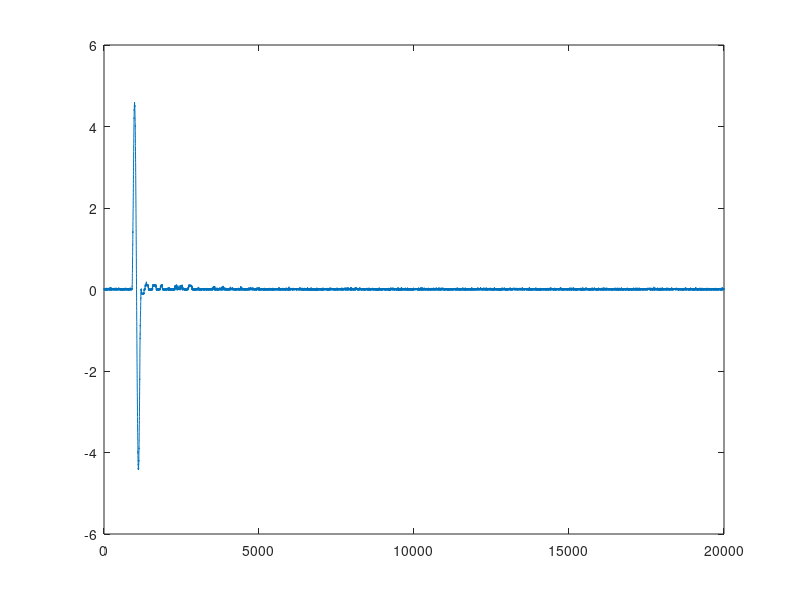

This figure's MATLAB source:
clear all;clc;close all
load Wavelet.txt
time=Wavelet(:,1);
disp=Wavelet(1:5:end,2);

[nt,nx] = size(disp);

fileID = fopen('wavelet.bin','w');
fwrite(fileID,disp,'double');
fclose(fileID);

fileID = fopen('wavelet.bin','r');
input1 = fread(fileID,[nt,nx],'double');
fclose(fileID)

figure
    plot(input1)